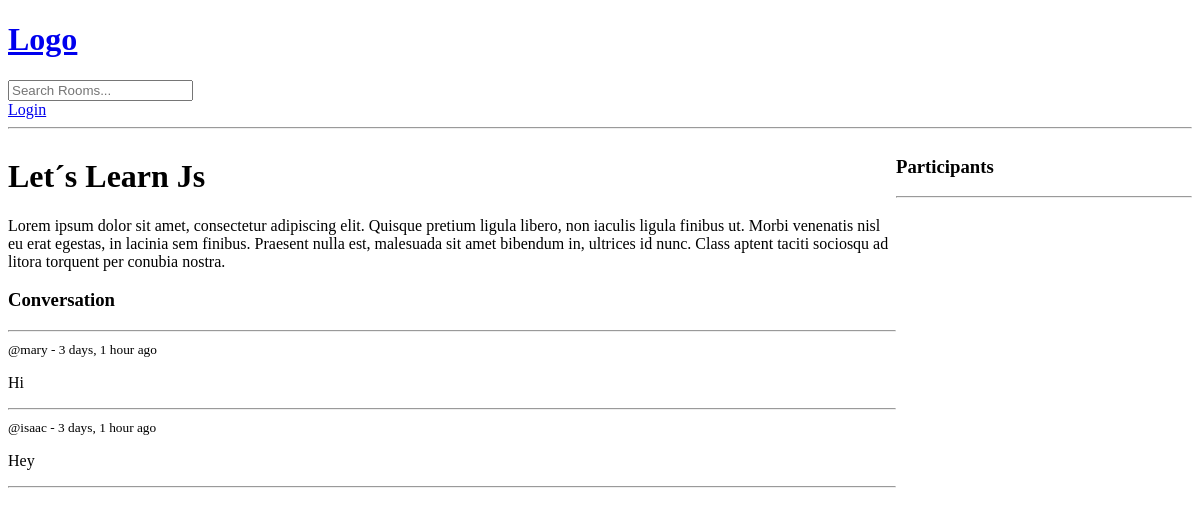
Before: /room/1/ with the older database file.
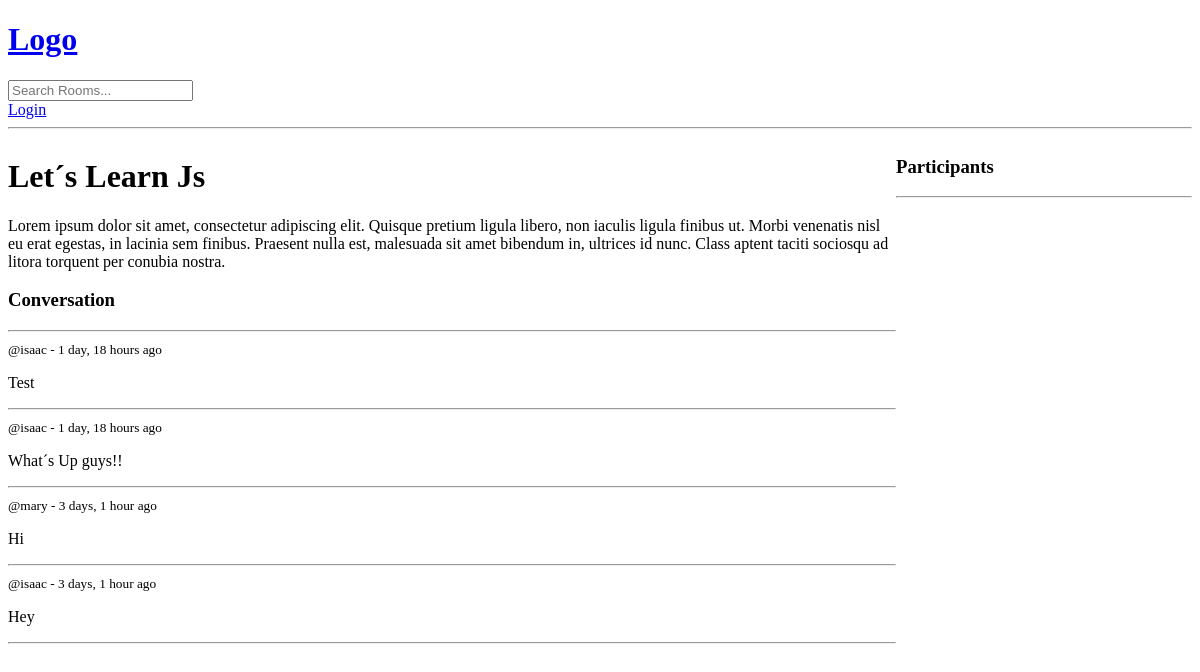
After: the same page with the newer database file.
### base/models.py (models this page shows, shortened)
class Message(models.Model):
    user = models.ForeignKey(User, on_delete=models.CASCADE);
    room = models.ForeignKey(Room, on_delete=models.CASCADE);
    body = models.TextField();
    update = models.DateTimeField(auto_now=True);
    created = models.DateTimeField(auto_now_add=True);
    class Meta:
        ordering = ['-update', '-created'];

### base/views.py (the view, shortened to what this page needs)
# urls.py: path('room/<str:pk>/', views.room, name='room'),
def room(req, pk):
    room = Room.objects.get(id=pk);
    room_messages = room.message_set.all()
    participants = room.participants.all();
    context = {'room': room, 'room_messages': room_messages, 'participants': participants};
    return render(req, 'base/room.html', context);

### base/templates/base/room.html (shortened to what this page needs)
{% extends 'index.html' %} {% block content %}
<div class="room-container">
  <div>
    <h1>{{room.name}}</h1>
    <p>{{room.description}}</p>
    <div class="comment-wrapper">
      <h3>Conversation</h3>
      <hr />
      {% for message in room_messages %}
      <div>
        <small>@{{message.user}} - {{message.created|timesince}} ago</small>
        <p>{{message.body}}</p>
        <hr />
      </div>
      {% endfor %}
    </div>
  </div>
  <div>
    <h3>Participants</h3>
    <hr>
  </div>
</div>
{% endblock content %}

Changed rows visible on the page:
added Message: user "isaac", created "1 day, 18 hours", body "Test"
added Message: user "isaac", created "1 day, 18 hours", body "What´s Up guys!!"
